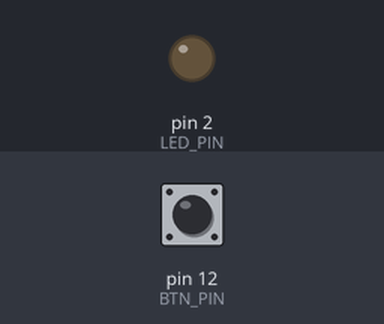
The sketch below on a simulated Arduino Uno, built with avr-gcc and run on an emulated ATmega328P. Shown: output pins drawn as LEDs (lit = HIGH). The test bench sets the inputs (shaded band); at power-on: pin 12 (BTN_PIN) HIGH.

Above: at 1.2 s.
1.3 s: pin 12 (BTN_PIN) pulled LOW for 0.15 s
At 1.39 s:
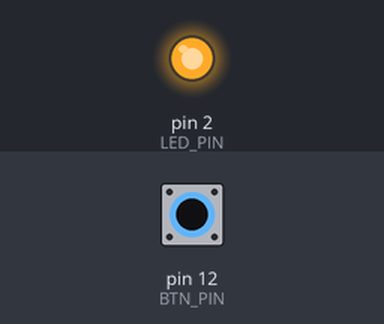
2.9 s: pin 12 (BTN_PIN) pulled LOW for 3.2 s
At 6.6 s:
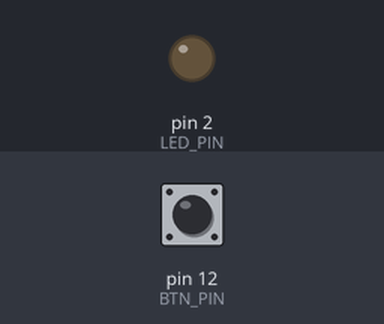
Timing chart, 0 to 8.1 s (numbered marks = the images above; inputs shaded):
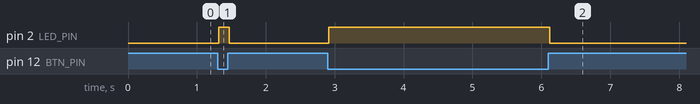

Measured:
- after the input at 1.3 s, pin 2 (LED_PIN): LOW → HIGH at once, → LOW 0.15 s later
- after the input at 2.9 s, pin 2 (LED_PIN): LOW → HIGH at once, → LOW 3.2 s later

The sketch:

week08_main.ino
```cpp
const int BTN_PIN = 12;
const int LED_PIN = 2;

void setup() {
  pinMode(BTN_PIN, INPUT_PULLUP);
  pinMode(LED_PIN, OUTPUT);
}

void loop() {
  bool pressed = digitalRead(BTN_PIN) == LOW;
  digitalWrite(LED_PIN, pressed ? HIGH : LOW);
  delay(30);
}
```
